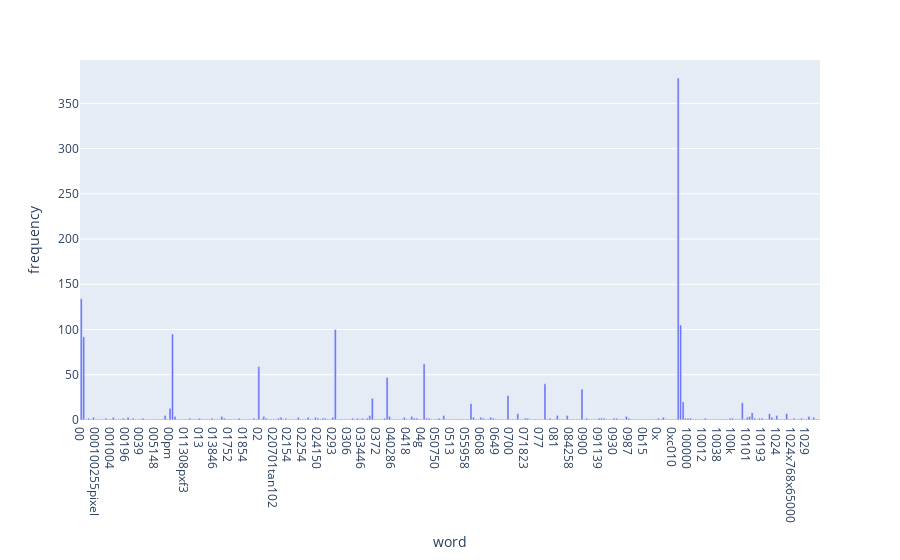

The notebook cell saved with this chart:
### Code cell
df = pd.DataFrame({'word':count_vect.get_feature_names_out()[:300],
                   'frequency':term_frequencies[:300]})
fig = px.bar(df, x='word', y='frequency')
fig.show()

### Figure 1 — Plotly figure (JSON) as saved in the notebook; plotly's stock layout.template omitted (floating-point values rounded to 4 significant figures; data arrays with more than 128 entries replaced by an {"elided": "..."} marker saying what was removed)
{"data": [{"alignmentgroup": "True", "hovertemplate": "word=%{x}<br>frequency=%{y}<extra></extra>", "legendgroup": "", "marker": {"color": "#636efa", "pattern": {"shape": ""}}, "name": "", "offsetgroup": "", "orientation": "v", "showlegend": false, "textposition": "auto", "type": "bar", "x": {"elided": "300 str values"}, "xaxis": "x", "y": {"elided": "300 int values"}, "yaxis": "y"}], "layout": {"barmode": "relative", "legend": {"tracegroupgap": 0}, "margin": {"t": 60}, "xaxis": {"anchor": "y", "domain": [0, 1], "title": {"text": "word"}}, "yaxis": {"anchor": "x", "domain": [0, 1], "title": {"text": "frequency"}}}}
